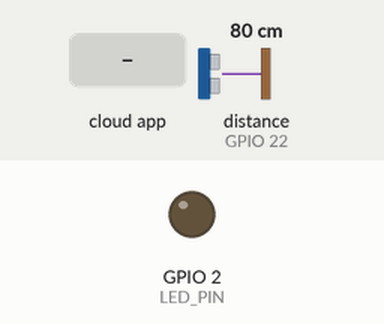
The sketch below on a simulated ESP32. Parts: output pins drawn as LEDs (lit = HIGH). Wiring (inferred from the names in the program): ultrasonic range finder: trigger GPIO 23; echo GPIO 22. The inputs (shaded band) are chosen by the test bench; at power-on: distance to the obstacle (sensor on GPIO 22) 80 cm. The echo pulse lasts 58.3 µs per cm; pins used as bus, display or sensor lines are not drawn; what the sketch prints to the serial monitor is not drawn.

Above: at 2.7 s.
2.8 s: the phone or cloud app sets digital to 1
At 4.0 s:
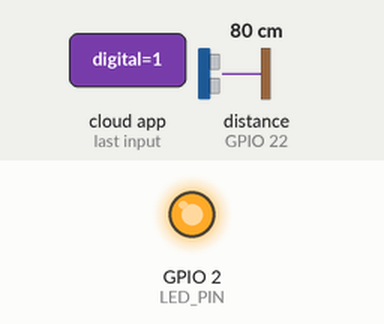
4.3 s: the phone or cloud app sets digital to 0
At 5.0 s:
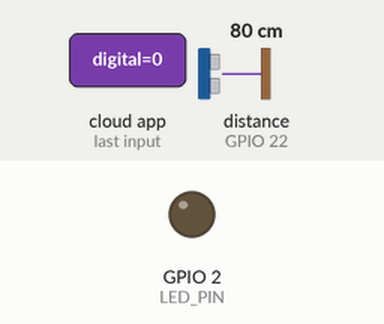
Timing chart, 0 to 7.3 s (numbered marks = the images above; inputs shaded):
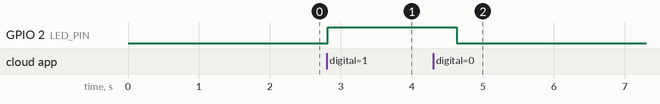

Measured:
- after the input at 2.8 s, GPIO 2 (LED_PIN): LOW → HIGH at once
- after the input at 4.3 s, GPIO 2 (LED_PIN): HIGH → LOW after 0.33 s

The sketch:

PCIC.ino
```cpp
// or ethernet clients.
#include "config.h"

/************************ Example Starts Here *******************************/

// digital pin 2
#define LED_PIN 2

#define TRIG_PIN 23 // ESP32 pin GIOP23 connected to Ultrasonic Sensor's TRIG pin
#define ECHO_PIN 22 // ESP32 pin GIOP22 connected to Ultrasonic Sensor's ECHO pin

// set up the 'digital' feed
AdafruitIO_Feed *digital = io.feed("digital");

// #define monitor        "monitor"

// #define USERNAME        "Ranau21/"
// #define PREAMBLE        "feeds/"
// #define PCIC            "monitor"

float duration_us, distance_cm;


void setup()
{

  pinMode(LED_PIN, OUTPUT);

  // start the serial connection
  Serial.begin(115200);

  // wait for serial monitor to open
  while (!Serial)
    ;

  // connect to io.adafruit.com
  Serial.print("Connecting to Adafruit IO");
  io.connect();

  // set up a message handler for the 'digital' feed.
  // the handleMessage function (defined below)
  // will be called whenever a message is
  // received from adafruit io.
  digital->onMessage(handleMessage);

  // wait for a connection
  while (io.status() < AIO_CONNECTED)
  {
    Serial.print(".");
    delay(500);
  }

  // we are connected
  Serial.println();
  Serial.println(io.statusText());
  digital->get();
  // monitor->get();

  // setup get data ultrasonic
  // begin serial port
  Serial.begin(9600);

  // configure the trigger pin to output mode
  pinMode(TRIG_PIN, OUTPUT);
  // configure the echo pin to input mode
  pinMode(ECHO_PIN, INPUT);
}

void loop()
{

  // io.run(); is required for all sketches.
  // it should always be present at the top of your loop
  // function. it keeps the client connected to
  // io.adafruit.com, and processes any incoming data.
  io.run();

  // loop data ultrasonic

  // generate 10-microsecond pulse to TRIG pin
  digitalWrite(TRIG_PIN, HIGH);
  delayMicroseconds(10);
  digitalWrite(TRIG_PIN, LOW);

  // measure duration of pulse from ECHO pin
  duration_us = pulseIn(ECHO_PIN, HIGH);

  // calculate the distance
  distance_cm = 0.017 * duration_us;

  // print the value to Serial Monitor
  Serial.print("distance: ");
  Serial.print(distance_cm);
  Serial.println(" cm");
  AdafruitIO_Feed *monitor = io.feed("distance_cm");
  // monitor->available(distance_cm);

  delay(500);
}

// this function is called whenever an 'digital' feed message
// is received from Adafruit IO. it was attached to
// the 'digital' feed in the setup() function above.
void handleMessage(AdafruitIO_Data *data)
{

  Serial.print("received <- ");

  if (data->toPinLevel() == HIGH)
    Serial.println("HIGH");
  else
    Serial.println("LOW");

  digitalWrite(LED_PIN, data->toPinLevel());
}
```

config.h
```cpp
/************************ Adafruit IO Config *******************************/

// visit io.adafruit.com if you need to create an account,
// or if you need your Adafruit IO key.
#define IO_USERNAME "Ranau21"
#define IO_KEY "aio_Tidm353DFzVg3p7GShGjsydCGgAw"

/******************************* WIFI **************************************/

// the AdafruitIO_WiFi client will work with the following boards:
//   - HUZZAH ESP8266 Breakout -> https://www.adafruit.com/products/2471
//   - Feather HUZZAH ESP8266 -> https://www.adafruit.com/products/2821
//   - Feather HUZZAH ESP32 -> https://www.adafruit.com/product/3405
//   - Feather M0 WiFi -> https://www.adafruit.com/products/3010
//   - Feather WICED -> https://www.adafruit.com/products/3056
//   - Adafruit PyPortal -> https://www.adafruit.com/product/4116
//   - Adafruit Metro M4 Express AirLift Lite ->
//   https://www.adafruit.com/product/4000
//   - Adafruit AirLift Breakout -> https://www.adafruit.com/product/4201
//   - Adafruit AirLift Shield -> https://www.adafruit.com/product/4285
//   - Adafruit AirLift FeatherWing -> https://www.adafruit.com/product/4264

#define WIFI_SSID "KONSIKI LT1"
#define WIFI_PASS "KonsIKI1"

// uncomment the following line if you are using airlift
// #define USE_AIRLIFT

// uncomment the following line if you are using winc1500
// #define USE_WINC1500

// uncomment the following line if you are using mrk1010 or nano 33 iot
//#define ARDUINO_SAMD_MKR1010

// comment out the following lines if you are using fona or ethernet
#include "AdafruitIO_WiFi.h"

#if defined(USE_AIRLIFT) || defined(ADAFRUIT_METRO_M4_AIRLIFT_LITE) ||         \
    defined(ADAFRUIT_PYPORTAL)
// Configure the pins used for the ESP32 connection
#if !defined(SPIWIFI_SS) // if the wifi definition isnt in the board variant
// Don't change the names of these #define's! they match the variant ones
#define SPIWIFI SPI
#define SPIWIFI_SS 10 // Chip select pin
#define NINA_ACK 9    // a.k.a BUSY or READY pin
#define NINA_RESETN 6 // Reset pin
#define NINA_GPIO0 -1 // Not connected
#endif
AdafruitIO_WiFi io(IO_USERNAME, IO_KEY, WIFI_SSID, WIFI_PASS, SPIWIFI_SS,
                   NINA_ACK, NINA_RESETN, NINA_GPIO0, &SPIWIFI);
#else
AdafruitIO_WiFi io(IO_USERNAME, IO_KEY, WIFI_SSID, WIFI_PASS);
#endif
/******************************* FONA **************************************/

// the AdafruitIO_FONA client will work with the following boards:
//   - Feather 32u4 FONA -> https://www.adafruit.com/product/3027

// uncomment the following two lines for 32u4 FONA,
// and comment out the AdafruitIO_WiFi client in the WIFI section
// #include "AdafruitIO_FONA.h"
// AdafruitIO_FONA io(IO_USERNAME, IO_KEY);

/**************************** ETHERNET ************************************/

// the AdafruitIO_Ethernet client will work with the following boards:
//   - Ethernet FeatherWing -> https://www.adafruit.com/products/3201

// uncomment the following two lines for ethernet,
// and comment out the AdafruitIO_WiFi client in the WIFI section
// #include "AdafruitIO_Ethernet.h"
// AdafruitIO_Ethernet io(IO_USERNAME, IO_KEY);
```
